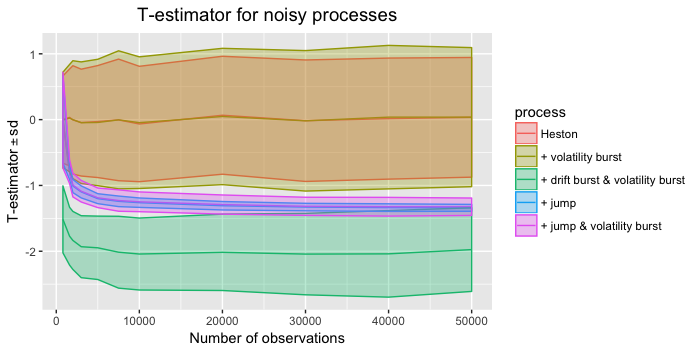

Write the R code that produced this figure.
library(ggplot2)
library(latex2exp)
setwd(Sys.getenv("masters-thesis"))
source("Simulation/Heston.R")
source("Simulation/Bursts.R")
source("Simulation/Jumps.R")
source("Estimation/pre-average.R")
source("Estimation/estimates.R")

#seed
set.seed(100)

p0 <- Sys.time()

#################### PARAMETERS THAT DON'T CHANGE ####################
omega2 <- 2.64*10^(-10) #What Mathias wrote
omega <- sqrt(omega2)
K2 <- 0.5 #K2

#Burst settings
alpha <- 0.55
beta <- 0.45
c_1 <- (1-alpha)*0.005/(10/(60*24*7*52))^(1-alpha)
c_2 <- sqrt((1-2*beta)*0.001^2/(10/(60*24*7*52))^(1-2*beta))


#Constants regarding pre-avg kernel
phi_1 <- 1 #int(g'(x)^2)
phi_2 <- 1/12 #int(g^2)
int_g <- 1/4 #int(g)


#################### PARAMETERS CHANGING WITH N ####################
n_list <- c(800, 1600, 2000, 3000, 5000, 7500, 10000,
            20000, 30000, 40000, 50000)

#Initialize list with 5 mean, lower and upper for later plot

#Initialize list with 5 mean, lower and upper for later plot
n_processes <- 5

all_plot_data <- vector("list", n_processes)
for (i in 1:n_processes) {
  all_plot_data[[i]]$means <- numeric(length = length(n_list))
  all_plot_data[[i]]$lower <- all_plot_data[[i]]$means
  all_plot_data[[i]]$upper <- all_plot_data[[i]]$means
}

#################### LOOP OVER N ####################

for (my_n in 1:length(n_list)) {
  print(my_n)
  #my_n <- 1
  #my_n <- length(n_list)
  mat <- 6.5/(24*7*52)#*52*7*24*60*60 #In years
  n <- n_list[my_n]
  dt <- mat/n #In years
  theta_1 <- 10^(-1)
  k_n <- ceiling(theta_1*n^(1/2)) #It shouldn't become zero, therefore 'ceiling'
  #hd <- 2*10^3*n^(-1/4) #If miliseconds
  theta_2 <- 10^(-1)
  hd <- mat*theta_2*n^(-1/3) #If years
  
  #Check they are reasonable
  #n/k_n #We shouldn't use to many in pre-avg
  #hd/(k_n*dt) #We should have enough pre-avg within bandwidth
  
  #The index where i calculate T
  desired_index <- ceiling((n+1)/2) + k_n-2 #burst time + k_n - 2
  
  
  ############ Simulation #########
  Npath <- 400
  settings <- sim.setup(mat=mat, Npath = Npath, Nsteps = n, omega = omega) #6.5 hours
  Heston <- sim.heston(settings)
  Heston_vb <- sim.addvb(Heston,burst_time = 0.5, interval_length = 0.05, c_2 = c_2, beta = beta, reverse = F, recenter = F)
  Heston_vbdb <- sim.adddb(Heston_vb, burst_time=0.5,interval_length=0.05, c_1 = c_1, alpha = alpha, reverse = F)
  Heston_jump <- sim.addjump(Heston, burst_time = 0.5, interval_length = 0.05, c_1 = c_1, alpha = alpha)
  Heston_vbjump <- sim.addjump(Heston_vb, burst_time = 0.5, interval_length = 0.05, c_1 = c_1, alpha = alpha)
  
  #All paths
  all_paths <- list(Heston, Heston_vb, Heston_vbdb, Heston_jump, Heston_vbjump)

  for (j in 1:length(all_paths)) {
    #j <- 1
    path <- all_paths[[j]]
    
    ####### Pre-averaging #########
    #We need to transpose Y for dy to work properly
    Y <- t(as.matrix(path$Y))
    dy <- diff(Y)
    
    #Pre-avg (can't take vector)
    pre_y <- matrix(NA, nrow = Npath, ncol = n+1) #includes 0 and n to make same size as Heston$Y
    
    for (i in 1:Npath){
      pre_y[i,] <- c(rep(0,k_n+1),est.NewPreAverage(dy[,i],k_n))
    }
      
    #Plug back into Heston-data
    path$raw <- path$Y
    path$Y <- pre_y
    
    
    ######## CALCULATE T estimator ##########
    T_hat <- numeric(length = Npath)
    
    for (i in 1:Npath){
      #i <- 1
      single_path <- list(Y = path$Y[i,], time = Heston$time, raw = Heston$raw[i,])
      mu_hat <- est.mu.new(data = single_path,hd,t.index = c(desired_index-1,desired_index), kn = k_n)$mu[2]
      sigma_hat_2 <- est.sigma.new(data = single_path,hd, t.index = desired_index, kn = k_n,noisefun = est.noise.iid, theta = theta_1)$sig
      T_hat[i] <- sqrt(hd/K2) * mu_hat/sqrt(sigma_hat_2) #Correct
    }
    
    T_hat_clean <- na.omit(T_hat) #There MIGHT be negtive sigma-hat but it is highly unlikely
    
    ######## SAVE MEAN AND VARIANCE FOR PLOT #######
    all_plot_data[[j]]$means[my_n] <- mean(T_hat_clean)
    all_plot_data[[j]]$lower[my_n] <- all_plot_data[[j]]$means[my_n] - sqrt(var(T_hat_clean))
    all_plot_data[[j]]$upper[my_n] <- all_plot_data[[j]]$means[my_n] +sqrt(var(T_hat_clean))
  }
}


#################### PLOT ####################
#Re-shape to data.frame(x, lower, mean, upper, farve)

#Create numbers for colors
all_plot_data[[1]]$process <- rep("Heston", length(all_plot_data[[1]]$mean))
all_plot_data[[2]]$process <- rep("+ volatility burst", length(all_plot_data[[2]]$mean))
all_plot_data[[3]]$process <- rep("+ drift burst & volatility burst", length(all_plot_data[[3]]$mean))
all_plot_data[[4]]$process <- rep("+ jump", length(all_plot_data[[4]]$mean))
all_plot_data[[5]]$process <- rep("+ jump & volatility burst", length(all_plot_data[[5]]$mean))


#Create a single data_frame
plot_data_frame <- data.frame(n = n_list ,
                              lower= all_plot_data[[1]]$lower,
                              mean= all_plot_data[[1]]$mean,
                              upper= all_plot_data[[1]]$upper,
                              process= all_plot_data[[1]]$process)

for (i in 2:length(all_plot_data)){
  new_data_frame <- data.frame(n = n_list,
                               lower= all_plot_data[[i]]$lower,
                               mean= all_plot_data[[i]]$mean,
                               upper= all_plot_data[[i]]$upper,
                               process= all_plot_data[[i]]$process)
  plot_data_frame <- rbind(plot_data_frame,new_data_frame)
}

##### PLOT #####
ggplot(plot_data_frame, aes(n, mean, color = process)) +
  geom_line() +
  geom_ribbon(aes(ymin = lower, ymax = upper, fill = process), alpha = 0.3) +
  xlab("Number of observations") + ylab(TeX('$ T-estimator \\pm sd$')) +
  ggtitle("T-estimator for noisy processes") +
  theme(plot.title = element_text(hjust = 0.5, size = 14))

#Save dataframe for later
saveRDS(plot_data_frame, file="Figures2/Saved_data_for_plots/05_T-estimator1_with_noise.Rda")

print(Sys.time()-p0) #approx 10 min with max(n) = 60k and npaths = 500
